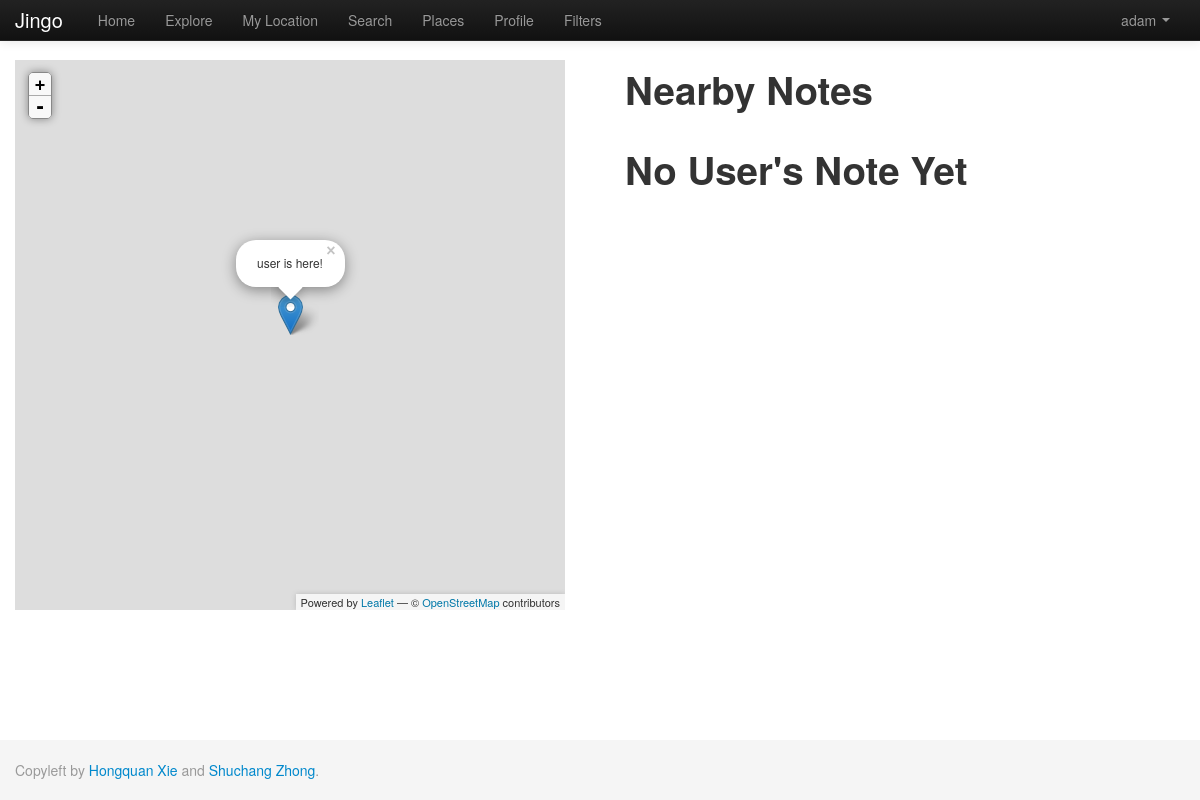
The app's page /index.php/explore (signed in), older data.
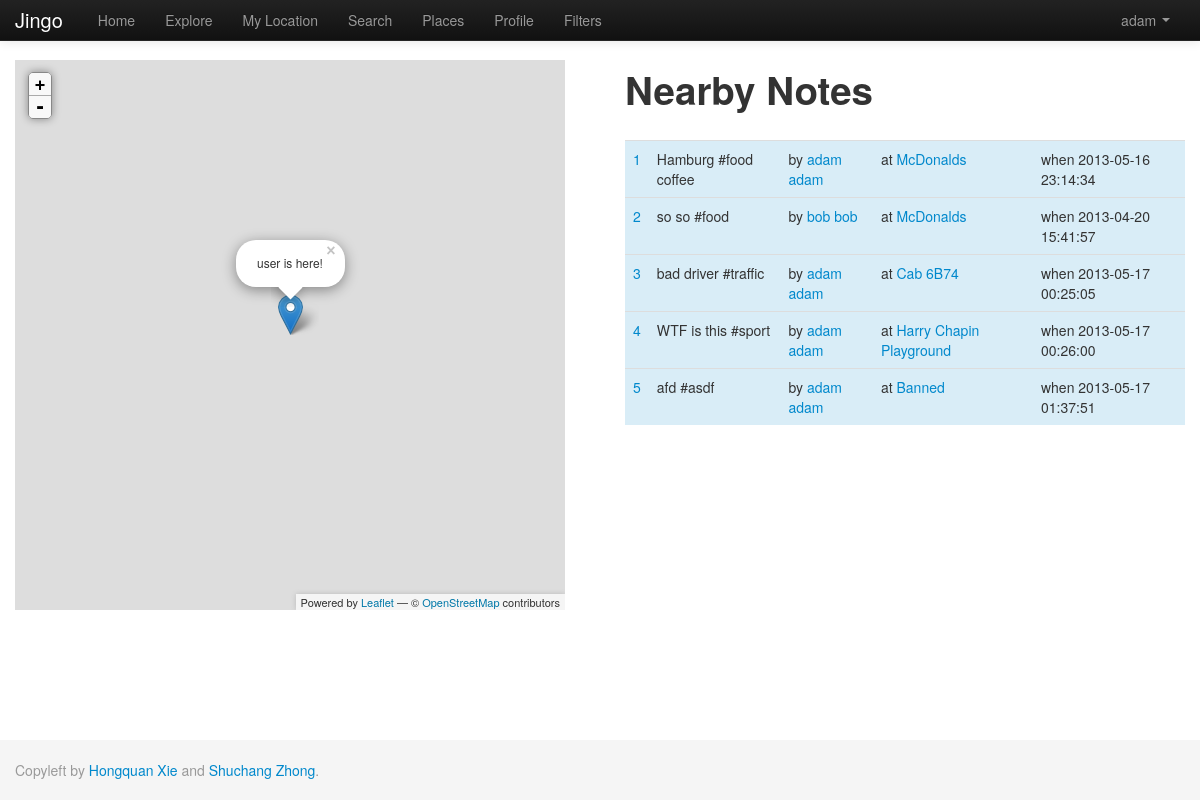
The same page, newer data.
### tables this page shows
CREATE TABLE IF NOT EXISTS `note` (
  `nid` int(11) NOT NULL AUTO_INCREMENT,
  `uid` int(11) DEFAULT NULL,
  `pid` int(11) DEFAULT NULL,
  `text_body` varchar(1000) DEFAULT NULL,
  `keyword` varchar(200) DEFAULT NULL,
  `dt_inserted` datetime DEFAULT NULL,
  `dt_edited` timestamp NOT NULL DEFAULT CURRENT_TIMESTAMP,
  `active` tinyint(1) NOT NULL DEFAULT '1',
  `s_from` datetime DEFAULT '0000-00-00 00:00:00',
  `s_to` datetime DEFAULT '0000-00-00 00:00:00',
  `repeat_flag` tinyint(1) DEFAULT '0',
  `sunday` tinyint(1) DEFAULT '0',
  `monday` tinyint(1) DEFAULT '0',
  `tuesday` tinyint(1) DEFAULT '0',
  `wednesday` tinyint(1) DEFAULT '0',
  `thursday` tinyint(1) DEFAULT '0',
  `friday` tinyint(1) DEFAULT '0',
  `saturday` tinyint(1) DEFAULT '0',
  `public` tinyint(1) NOT NULL,
  PRIMARY KEY (`nid`)
);

CREATE TABLE IF NOT EXISTS `user` (
  `uid` int(11) NOT NULL AUTO_INCREMENT,
  `uname` varchar(50) NOT NULL,
  `email` varchar(50) NOT NULL,
  `password` varchar(50) NOT NULL,
  `dt_inserted` datetime NOT NULL,
  `dt_edited` timestamp NOT NULL DEFAULT '0000-00-00 00:00:00' ON UPDATE CURRENT_TIMESTAMP,
  `first_name` varchar(50) NOT NULL,
  `last_name` varchar(50) NOT NULL,
  `gender` tinyint(1) DEFAULT NULL,
  `photo` varchar(100) DEFAULT NULL,
  `description` varchar(1000) NOT NULL,
  `last_latitude` float NOT NULL DEFAULT '0',
  `last_longitude` float NOT NULL DEFAULT '0',
  `current_state` varchar(50) NOT NULL,
  `active` tinyint(1) NOT NULL DEFAULT '1',
  PRIMARY KEY (`uid`),
  UNIQUE KEY `email` (`email`,`uname`)
);

CREATE TABLE IF NOT EXISTS `place` (
  `pid` int(11) NOT NULL AUTO_INCREMENT,
  `pname` varchar(100) DEFAULT NULL,
  `latitude` float DEFAULT NULL,
  `longitude` float DEFAULT NULL,
  `dt_inserted` datetime NOT NULL,
  `dt_edited` timestamp NOT NULL DEFAULT CURRENT_TIMESTAMP,
  `active` tinyint(1) NOT NULL DEFAULT '1',
  PRIMARY KEY (`pid`)
);

### application/controllers/home.php (called while the page is built, shortened)
<?php
class Home extends CI_Controller{
    public function __construct(){
        $this->load->helper('view_helper');
        $this->load->view('header');
    }
	public function explore(){
		$this->load->model('User');
		$this->User->uid= $_SESSION['user']['uid'];
		$userinfo = current($this->User->get());
		$latitude = $userinfo['last_latitude'];
		$longitude = $userinfo['last_longitude'];
		$radius = 1.25;
		$this->load->model('Place');
		$place = $this->Place->getNearby($latitude,$longitude,$radius);
		$totalNote=[];
		$muteNid = [];
		foreach($place as $singlePlace) {
            $this->load->model('Note','note1',true);
            $this->note1->pid = $singlePlace['pid'];
            $this->note1->order_by = 'note_dt_inserted desc';
            $note = $this->note1->get();
		if(count($note)>0)$totalNote = array_merge((array)$totalNote,(array)$note);
	    }
		$note1 = $totalNote;
		if($userinfo['current_state']){
			$this->load->model('Filter');
			$this->Filter->state = $userinfo['current_state'];
			$this->Filter->uid = $userinfo['uid'];
			$filters = $this->Filter->get();
			if($filters){
				$tags = array();
				foreach($filters as $filter){
					$tags_temp = json_decode($filter['tags'],true);
					if($tags_temp){
						foreach($tags_temp as $tag){
							array_push($tags, $tag);
						}
					}
				}
			}
			if($tags){
				foreach($tags as $tag){
					$this->load->model('Note','note2',true);
					$this->note2->searchQ = $tag;
					$notes_temp[] = $this->note2->get();
				}
				$note2 = array();
				foreach($notes_temp as $notes){
					foreach($notes as $n){
						array_push($note2, $n);
					}
				}
				if($note2){
					$note = array_merge($note1, $note2);
					$data['note']=$note;
				}
			}
		}else $data['note'] = $note1;
	    $this->load->model('Silent');
	    $this->Silent->uid= $_SESSION['user']['uid'];
	    $muteNote = $this->Silent->get();
	    foreach($muteNote as $singleMuteNote){
		    array_push($muteNid,$singleMuteNote['nid']);
	    }
	    $data['muteNid']=$muteNid;
		$data['userinfo']=$userinfo;
		$this->load->view('explore',$data);
		$this->load->view('footer');
	}
}
?>

### index.php (called while the page is built, shortened)
<?php
require_once BASEPATH.'core/CodeIgniter.php';

### application/models/note.php (called while the page is built, shortened)
<?php
class Note extends CI_Model {
    function get($params=null){
		$this->db->select('*,note.dt_inserted as note_dt_inserted');
		$this->db->from('note');
		$this->db->join('user','user.uid=note.uid');
		$this->db->join('place','place.pid=note.pid');
		$where = ' 1=1 ';
		$newString ='and (note.public = 1 or (note.public = 0 and note.uid in (select current_u from follow where active = "1" and followed_user ='.$_SESSION['user']['uid'].' )))';
		$where .= $newString;
		if(isset($this->searchQ)){
			$q = $this->db->escape('%'.$this->searchQ.'%');
			$where .= " AND ((LOWER(note.text_body) LIKE $q) OR (LOWER(note.keyword) LIKE $q)) ";
		}
		if(isset($this->pid)){
			$where .= ' AND note.pid = '.$this->pid;
		}
		if($params){
			$params['note.active']=1;
			$this->db->where($params);
		}else
			$this->db->where($where, null, false);
		if(isset($this->order_by))
			$this->db->order_by($this->order_by);
		$query = $this->db->get();
        return $query->result_array();
    }
}

### application/views/explore.php (the view, shortened to what this page needs)
<!DOCTYPE html PUBLIC "-//W3C//DTD XHTML 1.0 Strict//EN" "http://www.w3.org/TR/xhtml1/DTD/xhtml1-strict.dtd">
<html>
<head>
    <?php
    echo "<link href=".BASE_URI."assets/css/leaflet.css rel='stylesheet' media='screen'>";
    ?>
</head>
<body>
    <div id="map" style="width: 550px; height: 550px; position: absolute;"></div>
    <div id="content" style="margin-left: 610px">
      <h1>Nearby Notes</h1>
      <br/>
      <?php if (count($note)>0) {?>
      <table class="table table-hover">
          <?php
          $index = 1;
        foreach($note as $row){
			if (!in_array($row['nid'],$muteNid)){
          ?>
          <tr class="info">
              <td><a href="note?nid=<?php echo $row['nid'];?>"><?php echo $index;$index+=1; ?></a></td>
              <td><?php echo $row['text_body']." #".$row['keyword']; ?></td>
              <td>by <a href="user?uid=<?php echo $row['uid']?>"><?php echo $row['first_name'].' '.$row['last_name']; ?></a></td>
			  <td>at <a href="place?pid=<?php echo $row['pid']?>"><?php echo $row['pname']; ?></a></td>
              <td>when <?php echo $row['note_dt_inserted']; ?></td>
            </tr>
          <?php
          }}
          ?>
      </table>
      <?php
      } else { echo "<h1>No User's Note Yet</h1>"; }
      ?>
    </div>
</body>
</html>

Row changes from the older to the newer data that the page shows:
added note: text_body "Hamburg", keyword "food coffee", uid.first_name "adam", uid.last_name "adam", pid.pname "McDonalds", dt_inserted "2013-05-16 23:14:34"
now on this page (row unchanged): note: text_body "so so", keyword "food", uid.first_name "bob", uid.last_name "bob", pid.pname "McDonalds", dt_inserted "2013-04-20 15:41:57"
added note: text_body "bad driver", keyword "traffic", uid.first_name "adam", uid.last_name "adam", pid.pname "Cab 6B74", dt_inserted "2013-05-17 00:25:05"
added note: text_body "WTF is this", keyword "sport", uid.first_name "adam", uid.last_name "adam", pid.pname "Harry Chapin Playground", dt_inserted "2013-05-17 00:26:00"
added note: text_body "afd", keyword "asdf", uid.first_name "adam", uid.last_name "adam", pid.pname "Banned", dt_inserted "2013-05-17 01:37:51"
Text that changed along with them:
text no longer shown: "No User's Note Yet"
